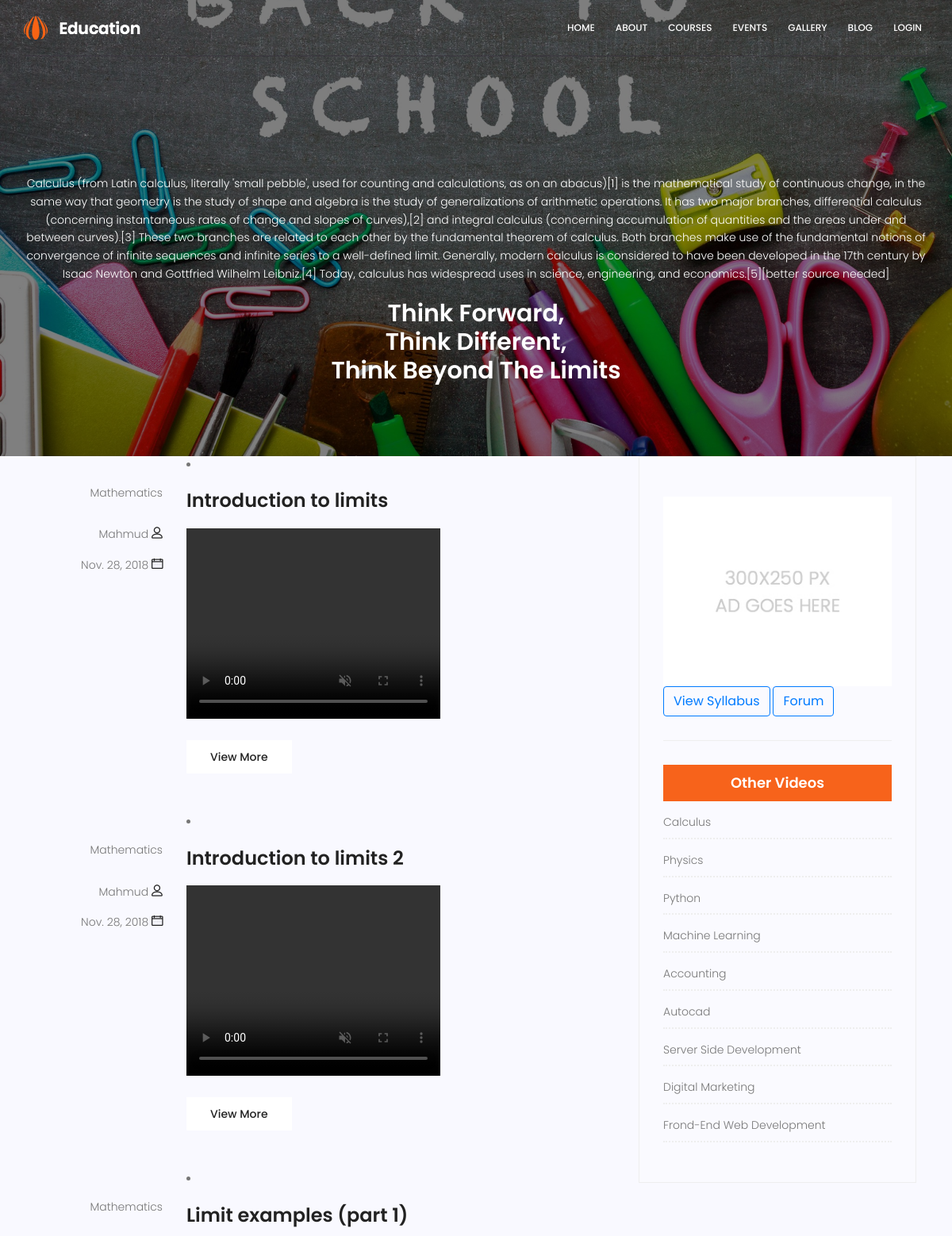
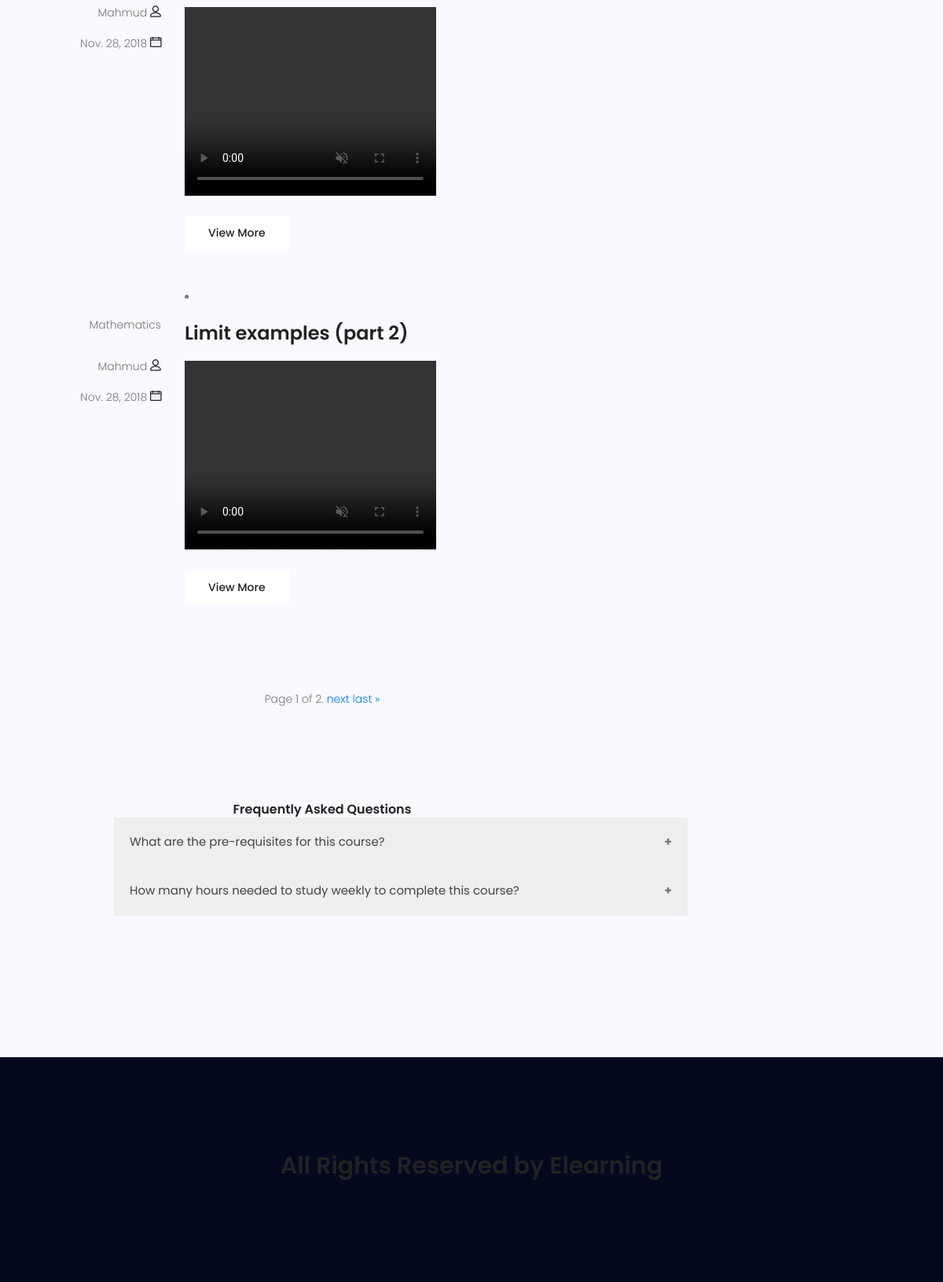
/lecture/Calculus, run on the app's committed database (2 pictures, top to bottom).
### project/models.py (models this page shows, shortened)
class subcategory(models.Model):
    name=models.CharField(max_length=200)
    details = models.TextField()
    image = models.FileField()
    category = models.ForeignKey(category, on_delete=models.CASCADE)
    syllebus=models.FileField(upload_to='documents/')

class videolectures(models.Model):
    title=models.CharField(max_length=100)
    description=models.CharField(max_length=255, blank=True)
    video_file = models.FileField(upload_to='documents/')
    document=models.FileField(upload_to='documents/')
    video_author=models.ForeignKey(author,models.CASCADE)
    subcategory=models.ForeignKey(subcategory,models.CASCADE)
    category=models.ForeignKey(category,models.CASCADE)
    posted_on = models.DateField(auto_now=False, auto_now_add=True)

class category(models.Model):
    name=models.CharField(max_length=200)
    def __str__(self):
        return self.name

class author(models.Model):
    profile_pic=models.FileField()
    name=models.ForeignKey(User,on_delete=models.CASCADE)
    details=models.TextField()
    def __str__(self):
        return self.name.username

class coursefaq(models.Model):
    coursename=models.ForeignKey(subcategory,on_delete=models.CASCADE)
    question=models.TextField()
    answer=models.TextField()

### project/views.py (the view)
# urls.py: path('lecture/<name>', views.getlecture, name="lecture"),
def getlecture(request,name):
    cat=get_object_or_404(subcategory,name=name)
    post=videolectures.objects.filter(subcategory=cat.id)
    searchvideo=videolectures.objects.all()
    subcat = subcategory.objects.all()
    faq = coursefaq.objects.filter(coursename=cat.id)
    paginator = Paginator(post, 4)  # Show  posts per page
    page = request.GET.get('page')
    total_video = paginator.get_page(page)
    search = request.GET.get('q')
    if search:
        searchvideo = searchvideo.filter(
            Q(title__icontains=search)
        )
    contex = {
        "cat": cat,
        "post":total_video,
        "subcat":subcat,
        "searchvideo":searchvideo,
        "faq":faq
    }
    return render(request,'videolectures.html',contex)

### templates/videolectures.html (shortened to what this page needs)
	<!DOCTYPE html>
	<html lang="zxx" class="no-js">
	<head>
			{% load static %}
			<link rel="stylesheet" href="{% static 'css/linearicons.css' %}">
			<link rel="stylesheet" href="{% static 'css/font-awesome.min.css' %}">
			<link rel="stylesheet" href="{% static 'css/bootstrap.css' %}">
			<link rel="stylesheet" href="{% static 'css/magnific-popup.css' %}">
			<link rel="stylesheet" href="{% static 'css/nice-select.css' %}">
			<link rel="stylesheet" href="{% static 'css/animate.min.css' %}">
			<link rel="stylesheet" href="{% static 'css/owl.carousel.css' %}">
			<link rel="stylesheet" href="{% static 'css/jquery-ui.css' %}">
			<link rel="stylesheet" href="{% static 'css/main.css' %}">
			<link rel="stylesheet" href="{% static 'css/accordion.css' %}">
		</head>
		<body>
		  <header id="header" id="home">
		    <div class="container main-menu">
		    	<div class="row align-items-center justify-content-between d-flex">
			      <div id="logo">
			        <a href="index.html"><img src="img/logo.png" alt="" title="" /></a>
			      </div>
			      <nav id="nav-menu-container">
			        <ul class="nav-menu">
					  {% if request.user.is_authenticated %}
						<li class="menu-has-children"><a href="{% url 'logout' %}">Logout</a></li>
						<li class="menu-has-children"><a href="{% url 'profile' %}">Profile</a></li>
						{% else %}
						<li><a href="http://127.0.0.1:8000/index">Home</a></li>
			          <li><a href="http://127.0.0.1:8000/about">About</a></li>
			          <li><a href="http://127.0.0.1:8000/courses">Courses</a></li>
			          <li><a href="http://127.0.0.1:8000/library">Events</a></li>
			          <li><a href="http://127.0.0.1:8000/gallery">Gallery</a></li>
			          <li class="menu-has-children"><a href="http://127.0.0.1:8000/blog">Blog</a></li>
						<li class="menu-has-children"><a href="{% url 'login' %}">Login</a></li>
						{% endif %}
			        </ul>
			      </nav>
		    	</div>
		    </div>
		  </header>
			<section class="banner-area relative blog-home-banner" id="home">
				<div class="overlay overlay-bg"></div>
				<div class="container">
					<div class="row d-flex align-items-center justify-content-center">
						<div class="about-content blog-header-content col-lg-12">
							<p class="text-white">
								{{cat.details}}
							</p>
							<h2 class="text-white">
								Think Forward,
							</h2>
							<h2 class="text-white">
								Think Different,
							</h2>
							<h2 class="text-white">
								Think Beyond The Limits
							</h2>
						</div>
					</div>
				</div>
			</section>
			<section class="post-content-area">
				<div class="container">
					<div class="row">
						<div class="col-lg-8 posts-list">
							{% for p in post %}
							<div class="single-post row">
								<div class="col-lg-3  col-md-3 meta-details">
									<ul class="tags">
										<li>{{p.category}}</li>
									</ul>
									<div class="user-details row">
										<p class="user-name col-lg-12 col-md-12 col-6">{{p.video_author}} <span class="lnr lnr-user"></span></p>
										<p class="date col-lg-12 col-md-12 col-6">{{p.posted_on}} <span class="lnr lnr-calendar-full"></span></p>
									</div>
								</div>
								<div class="col-lg-9 col-md-9 ">
									<li class="posts-title"><h3>{{p.title}}</h3></li>
									<div class="feature-img">
										<video width="320" height="240" poster="" muted controls>
                                            <source src="{{p.video_file.url}} #t=[start_time][,end_time]" type="video/mp4">
                                        </video>
									</div>
									<a href="{% url 'video_single' id=p.id %}" class="primary-btn">View More</a>
								</div>
							</div>
							{% endfor %}
			<div class="blog-pagination justify-content-center d-flex">
				<div class="pagination">
                    <span class="step-links">
                        <span class="current">
                            Page {{ post.number }} of {{ post.paginator.num_pages }}.
                        </span>
                        {% if post.has_next %}
                            <a href="?page={{ post.next_page_number }}">next</a>
                            <a href="?page={{ post.paginator.num_pages }}">last &raquo;</a>
                        {% endif %}
                    </span>
                </div>
			</div>
            <h5 class="faqheader">Frequently Asked Questions</h5>
			{% for f in faq %}
            <button class="accordion">{{f.question}}</button>
			{% endfor %}
		                    <nav class="blog-pagination justify-content-center d-flex">
		                    </nav>
						</div>
						<div class="col-lg-4 sidebar-widgets">
							<div class="widget-wrap">
								<div class="single-sidebar-widget ads-widget">
									<a href="#"><img class="img-fluid" src="img/blog/ads-banner.jpg" alt=""></a>
									<a href="{{ cat.syllebus.url }}" target="blank"><button type="button" class="btn btn-outline-primary">View Syllabus</button></a>
									<a href="{% url 'forum' name=cat.name %}" target="blank"><button type="button" class="btn btn-outline-primary">Forum</button></a>
								</div>
								<div class="single-sidebar-widget post-category-widget">
									<h4 class="category-title">Other Videos</h4>
									<ul class="cat-list">
										{% for s in subcat %}
										<li>
											<a href="{% url 'lecture' name=s.name %}" class="d-flex justify-content-between">
												<p>{{ s.name }}</p>
											</a>
										</li>
										{% endfor %}
									</ul>
								</div>
							</div>
						</div>
					</div>
				</div>
			</section>
			<footer class="footer-area section-gap">
								<h2 class="mb-10" style="text-align: center">All Rights Reserved by Elearning</h2>
			</footer>
		</body>
	</html>

### project/static/css/accordion.css (style rules this page uses)
.accordion { background-color: #eee; color: #444; cursor: pointer; padding: 20px; width: 100%; border: none; text-align: left; outline: none; font-size: 15px; transition: 0.4s; margin-left:100px; }
.accordion:after { content: '\002B'; color: #777; font-weight: bold; float: right; margin-left: 5px; }
.faqheader { text-align:center; }

### data on the page
subcategory: details "Calculus (from Latin calculus, literally 'small pebble', used for counting and calculations, as on an abacus)[1] is the mathematical study of continuous change, in the same way that geometry is the study of shape and algebra is the study of generalizations of arithmetic operations. It has two major branches, differential calculus (concerning instantaneous rates of change and slopes of curves),[2] and integral calculus (concerning accumulation of quantities and the areas under and between curves).[3] These two branches are related to each other by the fundamental theorem of calculus. Both branches make use of the fundamental notions of convergence of infinite sequences and infinite series to…", name "Calculus"
videolectures: category "Mathematics", video_author "Mahmud", posted_on "Nov. 28, 2018", title "Introduction to limits"
videolectures: category "Mathematics", video_author "Mahmud", posted_on "Nov. 28, 2018", title "Introduction to limits 2"
videolectures: category "Mathematics", video_author "Mahmud", posted_on "Nov. 28, 2018", title "Limit examples (part 1)"
videolectures: category "Mathematics", video_author "Mahmud", posted_on "Nov. 28, 2018", title "Limit examples (part 2)"
coursefaq: question "What are the pre-requisites for this course?"
coursefaq: question "How many hours needed to study weekly to complete this course?"
subcategory: name "Physics"
subcategory: name "Python"
subcategory: name "Machine Learning"
subcategory: name "Accounting"
subcategory: name "Autocad"
subcategory: name "Server Side Development"
subcategory: name "Digital Marketing"
subcategory: name "Frond-End Web Development"

### other printed values
{{ post.number }} "1"
{{ post.paginator.num_pages }} "2"
